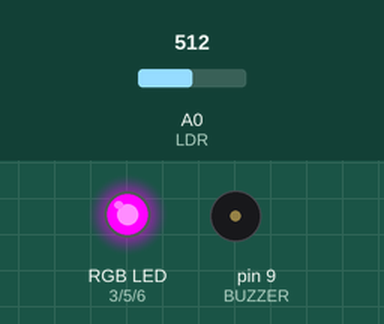
Bench run of a program on a simulated Arduino Uno, built with avr-gcc and run on an emulated ATmega328P. Shown: an RGB LED mixed from three pins (HIGH = lit), buzzer (waves = sounding). Dashed ring = blinking. Inputs (shaded band) come from the test bench; at power-on: A0 (LDR) = 512.

Above: at 1.2 s.
1.3 s: A0 (LDR) set to 468
2.8 s: A0 (LDR) set to 436
At 4.25 s:
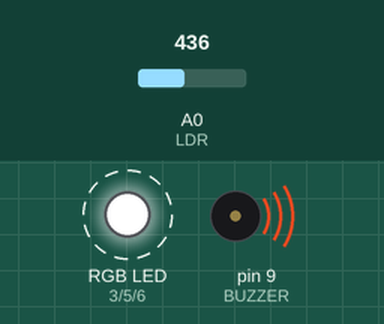
At 4.75 s:
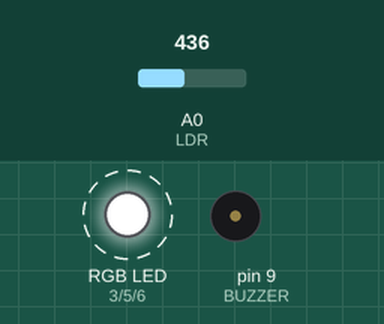
Timing chart, 0 to 11.8 s (numbered marks = the images above; inputs shaded):
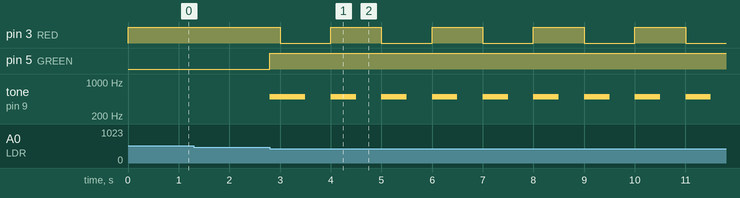

Measured:
- the behaviour switches between 451 and 450 on A0 (LDR) (found by bisection; images 0 and 1)
- after the input at 1.3 s, every drawn part: stays the same
- after the input at 2.8 s, pin 3 (RED): alternates HIGH for 1.0 s and LOW for 1.0 s, starting after 0.20 s; pin 5 (GREEN): LOW → HIGH at once; tone on pin 9 (BUZZER): silent → 500 Hz at once, then repeats every 1.0 s: silent 0.50 s, 500 Hz 0.50 s

The program:

main.cpp
```cpp
#include <Arduino.h>

#define RED 3
#define GREEN 5
#define BLUE 6
#define BUZZER 9
#define LDR A0

long startMillis;
long currentMillis;
long blinkDelay = 1000;
bool redState = false;

void setup()
{
  pinMode(RED, OUTPUT);
  pinMode(GREEN, OUTPUT);
  pinMode(BLUE, OUTPUT);
  pinMode(BUZZER, OUTPUT);
  pinMode(LDR, INPUT);
  Serial.begin(9600);
  analogWrite(RED, 255);
  analogWrite(BLUE, 255);
  analogWrite(GREEN, 255);
  startMillis = millis();
}

void RGB(int red, int green, int blue)
{
  analogWrite(RED, 255 - red);
  analogWrite(GREEN, 255 - green);
  analogWrite(BLUE, 255 - blue);
}

void loop()
{
  currentMillis = millis();
  int sensorVal = analogRead(LDR); // 280 - 730

  if (sensorVal <= 450)
  {
    if (currentMillis - startMillis >= blinkDelay)
    {
      tone(BUZZER, 500, 500);
      if (redState)
      {
        RGB(0, 0, 0);
        redState = false;
      }
      else
      {
        RGB(255, 0, 0);
        redState = true;
      }
      startMillis += blinkDelay;
    }
  }
  else
  {
    RGB(0, 255, 0);
  }
}
```
